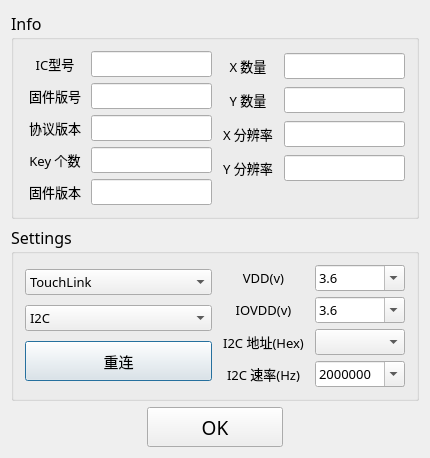
<?xml version="1.0" encoding="UTF-8"?>
<ui version="4.0">
 <class>InfoDialogClass</class>
 <widget class="QDialog" name="InfoDialogClass">
  <property name="geometry">
   <rect>
    <x>0</x>
    <y>0</y>
    <width>430</width>
    <height>428</height>
   </rect>
  </property>
  <property name="windowTitle">
   <string>InfoDialog</string>
  </property>
  <layout class="QGridLayout" name="gridLayout_3">
   <item row="0" column="0">
    <widget class="QGroupBox" name="groupBox">
     <property name="font">
      <font>
       <family>微软雅黑</family>
       <pointsize>12</pointsize>
      </font>
     </property>
     <property name="title">
      <string>Info</string>
     </property>
     <layout class="QGridLayout" name="gridLayout">
      <item row="0" column="0">
       <layout class="QHBoxLayout" name="horizontalLayout_11">
        <item>
         <layout class="QVBoxLayout" name="verticalLayout_2">
          <item>
           <layout class="QHBoxLayout" name="horizontalLayout_3">
            <item>
             <widget class="QLabel" name="label_3">
              <property name="minimumSize">
               <size>
                <width>60</width>
                <height>0</height>
               </size>
              </property>
              <property name="font">
               <font>
                <family>微软雅黑</family>
                <pointsize>10</pointsize>
               </font>
              </property>
              <property name="text">
               <string>IC型号</string>
              </property>
              <property name="alignment">
               <set>Qt::AlignCenter</set>
              </property>
             </widget>
            </item>
            <item>
             <widget class="QLineEdit" name="lineEdit_ChipID">
              <property name="font">
               <font>
                <family>微软雅黑</family>
                <pointsize>10</pointsize>
               </font>
              </property>
              <property name="alignment">
               <set>Qt::AlignCenter</set>
              </property>
              <property name="readOnly">
               <bool>true</bool>
              </property>
             </widget>
            </item>
           </layout>
          </item>
          <item>
           <layout class="QHBoxLayout" name="horizontalLayout_9">
            <item>
             <widget class="QLabel" name="label_9">
              <property name="minimumSize">
               <size>
                <width>60</width>
                <height>0</height>
               </size>
              </property>
              <property name="font">
               <font>
                <family>微软雅黑</family>
                <pointsize>10</pointsize>
               </font>
              </property>
              <property name="text">
               <string>固件版号</string>
              </property>
              <property name="alignment">
               <set>Qt::AlignCenter</set>
              </property>
             </widget>
            </item>
            <item>
             <widget class="QLineEdit" name="lineEdit_Firmware_Version">
              <property name="font">
               <font>
                <family>微软雅黑</family>
                <pointsize>10</pointsize>
               </font>
              </property>
              <property name="alignment">
               <set>Qt::AlignCenter</set>
              </property>
              <property name="readOnly">
               <bool>true</bool>
              </property>
             </widget>
            </item>
           </layout>
          </item>
          <item>
           <layout class="QHBoxLayout" name="horizontalLayout_5">
            <item>
             <widget class="QLabel" name="label_5">
              <property name="minimumSize">
               <size>
                <width>60</width>
                <height>0</height>
               </size>
              </property>
              <property name="font">
               <font>
                <family>微软雅黑</family>
                <pointsize>10</pointsize>
               </font>
              </property>
              <property name="text">
               <string>协议版本</string>
              </property>
              <property name="alignment">
               <set>Qt::AlignCenter</set>
              </property>
             </widget>
            </item>
            <item>
             <widget class="QLineEdit" name="lineEdit_Protocol_Version">
              <property name="font">
               <font>
                <family>微软雅黑</family>
                <pointsize>10</pointsize>
               </font>
              </property>
              <property name="alignment">
               <set>Qt::AlignCenter</set>
              </property>
              <property name="readOnly">
               <bool>true</bool>
              </property>
             </widget>
            </item>
           </layout>
          </item>
          <item>
           <layout class="QHBoxLayout" name="horizontalLayout_8">
            <item>
             <widget class="QLabel" name="label_8">
              <property name="sizePolicy">
               <sizepolicy hsizetype="Preferred" vsizetype="Fixed">
                <horstretch>0</horstretch>
                <verstretch>0</verstretch>
               </sizepolicy>
              </property>
              <property name="minimumSize">
               <size>
                <width>60</width>
                <height>20</height>
               </size>
              </property>
              <property name="maximumSize">
               <size>
                <width>16777215</width>
                <height>20</height>
               </size>
              </property>
              <property name="font">
               <font>
                <family>微软雅黑</family>
                <pointsize>10</pointsize>
               </font>
              </property>
              <property name="text">
               <string>Key 个数</string>
              </property>
              <property name="alignment">
               <set>Qt::AlignCenter</set>
              </property>
             </widget>
            </item>
            <item>
             <widget class="QLineEdit" name="lineEdit_KeyCount">
              <property name="sizePolicy">
               <sizepolicy hsizetype="Expanding" vsizetype="Fixed">
                <horstretch>0</horstretch>
                <verstretch>0</verstretch>
               </sizepolicy>
              </property>
              <property name="minimumSize">
               <size>
                <width>0</width>
                <height>0</height>
               </size>
              </property>
              <property name="maximumSize">
               <size>
                <width>16777215</width>
                <height>16777215</height>
               </size>
              </property>
              <property name="font">
               <font>
                <family>微软雅黑</family>
                <pointsize>10</pointsize>
               </font>
              </property>
              <property name="alignment">
               <set>Qt::AlignCenter</set>
              </property>
              <property name="readOnly">
               <bool>true</bool>
              </property>
             </widget>
            </item>
           </layout>
          </item>
          <item>
           <layout class="QHBoxLayout" name="horizontalLayout_4">
            <item>
             <widget class="QLabel" name="label_4">
              <property name="minimumSize">
               <size>
                <width>60</width>
                <height>0</height>
               </size>
              </property>
              <property name="font">
               <font>
                <family>微软雅黑</family>
                <pointsize>10</pointsize>
               </font>
              </property>
              <property name="text">
               <string>固件版本</string>
              </property>
              <property name="alignment">
               <set>Qt::AlignCenter</set>
              </property>
             </widget>
            </item>
            <item>
             <widget class="QLineEdit" name="lineEdit_Version">
              <property name="font">
               <font>
                <family>微软雅黑</family>
                <pointsize>10</pointsize>
               </font>
              </property>
              <property name="alignment">
               <set>Qt::AlignCenter</set>
              </property>
              <property name="readOnly">
               <bool>true</bool>
              </property>
             </widget>
            </item>
           </layout>
          </item>
         </layout>
        </item>
        <item>
         <layout class="QVBoxLayout" name="verticalLayout">
          <item>
           <layout class="QHBoxLayout" name="horizontalLayout">
            <item>
             <widget class="QLabel" name="label">
              <property name="minimumSize">
               <size>
                <width>60</width>
                <height>0</height>
               </size>
              </property>
              <property name="font">
               <font>
                <family>微软雅黑</family>
                <pointsize>10</pointsize>
               </font>
              </property>
              <property name="text">
               <string>X 数量</string>
              </property>
              <property name="alignment">
               <set>Qt::AlignCenter</set>
              </property>
             </widget>
            </item>
            <item>
             <widget class="QLineEdit" name="lineEdit_NumX">
              <property name="font">
               <font>
                <family>微软雅黑</family>
                <pointsize>10</pointsize>
               </font>
              </property>
              <property name="alignment">
               <set>Qt::AlignCenter</set>
              </property>
              <property name="readOnly">
               <bool>true</bool>
              </property>
             </widget>
            </item>
           </layout>
          </item>
          <item>
           <layout class="QHBoxLayout" name="horizontalLayout_2">
            <item>
             <widget class="QLabel" name="label_2">
              <property name="minimumSize">
               <size>
                <width>60</width>
                <height>0</height>
               </size>
              </property>
              <property name="font">
               <font>
                <family>微软雅黑</family>
                <pointsize>10</pointsize>
               </font>
              </property>
              <property name="text">
               <string>Y 数量</string>
              </property>
              <property name="alignment">
               <set>Qt::AlignCenter</set>
              </property>
             </widget>
            </item>
            <item>
             <widget class="QLineEdit" name="lineEdit_NumY">
              <property name="font">
               <font>
                <family>微软雅黑</family>
                <pointsize>10</pointsize>
               </font>
              </property>
              <property name="alignment">
               <set>Qt::AlignCenter</set>
              </property>
              <property name="readOnly">
               <bool>true</bool>
              </property>
             </widget>
            </item>
           </layout>
          </item>
          <item>
           <layout class="QHBoxLayout" name="horizontalLayout_6">
            <item>
             <widget class="QLabel" name="label_6">
              <property name="minimumSize">
               <size>
                <width>60</width>
                <height>0</height>
               </size>
              </property>
              <property name="font">
               <font>
                <family>微软雅黑</family>
                <pointsize>10</pointsize>
               </font>
              </property>
              <property name="text">
               <string>X 分辨率</string>
              </property>
              <property name="alignment">
               <set>Qt::AlignCenter</set>
              </property>
             </widget>
            </item>
            <item>
             <widget class="QLineEdit" name="lineEdit_ResX">
              <property name="font">
               <font>
                <family>微软雅黑</family>
                <pointsize>10</pointsize>
               </font>
              </property>
              <property name="alignment">
               <set>Qt::AlignCenter</set>
              </property>
              <property name="readOnly">
               <bool>true</bool>
              </property>
             </widget>
            </item>
           </layout>
          </item>
          <item>
           <layout class="QHBoxLayout" name="horizontalLayout_7">
            <item>
             <widget class="QLabel" name="label_7">
              <property name="minimumSize">
               <size>
                <width>60</width>
                <height>0</height>
               </size>
              </property>
              <property name="font">
               <font>
                <family>微软雅黑</family>
                <pointsize>10</pointsize>
               </font>
              </property>
              <property name="text">
               <string>Y 分辨率</string>
              </property>
              <property name="alignment">
               <set>Qt::AlignCenter</set>
              </property>
             </widget>
            </item>
            <item>
             <widget class="QLineEdit" name="lineEdit_ResY">
              <property name="font">
               <font>
                <family>微软雅黑</family>
                <pointsize>10</pointsize>
               </font>
              </property>
              <property name="alignment">
               <set>Qt::AlignCenter</set>
              </property>
              <property name="readOnly">
               <bool>true</bool>
              </property>
             </widget>
            </item>
           </layout>
          </item>
          <item>
           <spacer name="verticalSpacer">
            <property name="orientation">
             <enum>Qt::Vertical</enum>
            </property>
            <property name="sizeType">
             <enum>QSizePolicy::Ignored</enum>
            </property>
            <property name="sizeHint" stdset="0">
             <size>
              <width>20</width>
              <height>18</height>
             </size>
            </property>
           </spacer>
          </item>
         </layout>
        </item>
       </layout>
      </item>
     </layout>
    </widget>
   </item>
   <item row="1" column="0">
    <widget class="QGroupBox" name="groupBox_2">
     <property name="font">
      <font>
       <family>微软雅黑</family>
       <pointsize>12</pointsize>
      </font>
     </property>
     <property name="title">
      <string>Settings</string>
     </property>
     <layout class="QGridLayout" name="gridLayout_2">
      <item row="0" column="0">
       <layout class="QVBoxLayout" name="verticalLayout_4">
        <item>
         <widget class="QComboBox" name="cbsCommunication">
          <property name="font">
           <font>
            <family>微软雅黑</family>
            <pointsize>10</pointsize>
           </font>
          </property>
          <item>
           <property name="text">
            <string>TouchLink</string>
           </property>
          </item>
          <item>
           <property name="text">
            <string>TouchPad</string>
           </property>
          </item>
          <item>
           <property name="text">
            <string>ADB</string>
           </property>
          </item>
          <item>
           <property name="text">
            <string>WIFI</string>
           </property>
          </item>
         </widget>
        </item>
        <item>
         <widget class="QComboBox" name="cbsProtocol">
          <property name="font">
           <font>
            <family>微软雅黑</family>
            <pointsize>10</pointsize>
           </font>
          </property>
          <item>
           <property name="text">
            <string>I2C</string>
           </property>
          </item>
          <item>
           <property name="text">
            <string>SPI</string>
           </property>
          </item>
         </widget>
        </item>
        <item>
         <widget class="QPushButton" name="btnReconnect">
          <property name="minimumSize">
           <size>
            <width>0</width>
            <height>40</height>
           </size>
          </property>
          <property name="font">
           <font>
            <family>微软雅黑</family>
            <pointsize>11</pointsize>
           </font>
          </property>
          <property name="text">
           <string>重连</string>
          </property>
         </widget>
        </item>
       </layout>
      </item>
      <item row="0" column="1">
       <layout class="QVBoxLayout" name="verticalLayout_3">
        <item>
         <layout class="QHBoxLayout" name="horizontalLayout_12">
          <item>
           <widget class="QLabel" name="label_10">
            <property name="minimumSize">
             <size>
              <width>60</width>
              <height>0</height>
             </size>
            </property>
            <property name="font">
             <font>
              <family>微软雅黑</family>
              <pointsize>10</pointsize>
             </font>
            </property>
            <property name="text">
             <string>VDD(v)</string>
            </property>
            <property name="alignment">
             <set>Qt::AlignCenter</set>
            </property>
           </widget>
          </item>
          <item>
           <widget class="QComboBox" name="cbsVDD">
            <property name="font">
             <font>
              <family>微软雅黑</family>
              <pointsize>10</pointsize>
             </font>
            </property>
            <property name="editable">
             <bool>true</bool>
            </property>
            <item>
             <property name="text">
              <string>3.6</string>
             </property>
            </item>
            <item>
             <property name="text">
              <string>3.3</string>
             </property>
            </item>
            <item>
             <property name="text">
              <string>2.8</string>
             </property>
            </item>
            <item>
             <property name="text">
              <string>1.8</string>
             </property>
            </item>
            <item>
             <property name="text">
              <string>1.2</string>
             </property>
            </item>
           </widget>
          </item>
         </layout>
        </item>
        <item>
         <layout class="QHBoxLayout" name="horizontalLayout_13">
          <item>
           <widget class="QLabel" name="label_11">
            <property name="minimumSize">
             <size>
              <width>60</width>
              <height>0</height>
             </size>
            </property>
            <property name="font">
             <font>
              <family>微软雅黑</family>
              <pointsize>10</pointsize>
             </font>
            </property>
            <property name="text">
             <string>IOVDD(v)</string>
            </property>
            <property name="alignment">
             <set>Qt::AlignCenter</set>
            </property>
           </widget>
          </item>
          <item>
           <widget class="QComboBox" name="cbsIOVDD">
            <property name="font">
             <font>
              <family>微软雅黑</family>
              <pointsize>10</pointsize>
             </font>
            </property>
            <property name="editable">
             <bool>true</bool>
            </property>
            <item>
             <property name="text">
              <string>3.6</string>
             </property>
            </item>
            <item>
             <property name="text">
              <string>3.3</string>
             </property>
            </item>
            <item>
             <property name="text">
              <string>2.8</string>
             </property>
            </item>
            <item>
             <property name="text">
              <string>1.8</string>
             </property>
            </item>
            <item>
             <property name="text">
              <string>1.2</string>
             </property>
            </item>
           </widget>
          </item>
         </layout>
        </item>
        <item>
         <layout class="QHBoxLayout" name="horizontalLayout_14">
          <item>
           <widget class="QLabel" name="label_12">
            <property name="minimumSize">
             <size>
              <width>60</width>
              <height>0</height>
             </size>
            </property>
            <property name="font">
             <font>
              <family>微软雅黑</family>
              <pointsize>10</pointsize>
             </font>
            </property>
            <property name="text">
             <string>I2C 地址(Hex)</string>
            </property>
            <property name="alignment">
             <set>Qt::AlignCenter</set>
            </property>
           </widget>
          </item>
          <item>
           <widget class="QComboBox" name="cbsAddr">
            <property name="font">
             <font>
              <family>微软雅黑</family>
              <pointsize>10</pointsize>
             </font>
            </property>
           </widget>
          </item>
         </layout>
        </item>
        <item>
         <layout class="QHBoxLayout" name="horizontalLayout_15">
          <item>
           <widget class="QLabel" name="label_13">
            <property name="minimumSize">
             <size>
              <width>60</width>
              <height>0</height>
             </size>
            </property>
            <property name="font">
             <font>
              <family>微软雅黑</family>
              <pointsize>10</pointsize>
             </font>
            </property>
            <property name="text">
             <string>I2C 速率(Hz)</string>
            </property>
            <property name="alignment">
             <set>Qt::AlignCenter</set>
            </property>
           </widget>
          </item>
          <item>
           <widget class="QComboBox" name="cbsI2CClock">
            <property name="font">
             <font>
              <family>微软雅黑</family>
              <pointsize>10</pointsize>
             </font>
            </property>
            <property name="editable">
             <bool>true</bool>
            </property>
            <item>
             <property name="text">
              <string>2000000</string>
             </property>
            </item>
            <item>
             <property name="text">
              <string>1500000</string>
             </property>
            </item>
            <item>
             <property name="text">
              <string>1000000</string>
             </property>
            </item>
            <item>
             <property name="text">
              <string>700000</string>
             </property>
            </item>
            <item>
             <property name="text">
              <string>400000</string>
             </property>
            </item>
            <item>
             <property name="text">
              <string>100000</string>
             </property>
            </item>
           </widget>
          </item>
         </layout>
        </item>
       </layout>
      </item>
      <item row="1" column="0">
       <spacer name="verticalSpacer_2">
        <property name="orientation">
         <enum>Qt::Vertical</enum>
        </property>
        <property name="sizeHint" stdset="0">
         <size>
          <width>20</width>
          <height>40</height>
         </size>
        </property>
       </spacer>
      </item>
     </layout>
    </widget>
   </item>
   <item row="2" column="0">
    <layout class="QHBoxLayout" name="horizontalLayout_10">
     <property name="sizeConstraint">
      <enum>QLayout::SetMinimumSize</enum>
     </property>
     <item>
      <spacer name="horizontalSpacer_3">
       <property name="orientation">
        <enum>Qt::Horizontal</enum>
       </property>
       <property name="sizeType">
        <enum>QSizePolicy::Expanding</enum>
       </property>
       <property name="sizeHint" stdset="0">
        <size>
         <width>40</width>
         <height>20</height>
        </size>
       </property>
      </spacer>
     </item>
     <item>
      <widget class="QPushButton" name="okButton">
       <property name="sizePolicy">
        <sizepolicy hsizetype="Expanding" vsizetype="Fixed">
         <horstretch>0</horstretch>
         <verstretch>0</verstretch>
        </sizepolicy>
       </property>
       <property name="minimumSize">
        <size>
         <width>0</width>
         <height>40</height>
        </size>
       </property>
       <property name="font">
        <font>
         <family>微软雅黑</family>
         <pointsize>14</pointsize>
        </font>
       </property>
       <property name="text">
        <string>OK</string>
       </property>
      </widget>
     </item>
     <item>
      <spacer name="horizontalSpacer_4">
       <property name="orientation">
        <enum>Qt::Horizontal</enum>
       </property>
       <property name="sizeType">
        <enum>QSizePolicy::Expanding</enum>
       </property>
       <property name="sizeHint" stdset="0">
        <size>
         <width>40</width>
         <height>20</height>
        </size>
       </property>
      </spacer>
     </item>
    </layout>
   </item>
  </layout>
 </widget>
 <layoutdefault spacing="6" margin="11"/>
 <resources/>
 <connections>
  <connection>
   <sender>okButton</sender>
   <signal>clicked()</signal>
   <receiver>InfoDialogClass</receiver>
   <slot>close()</slot>
   <hints>
    <hint type="sourcelabel">
     <x>185</x>
     <y>178</y>
    </hint>
    <hint type="destinationlabel">
     <x>185</x>
     <y>108</y>
    </hint>
   </hints>
  </connection>
 </connections>
</ui>
